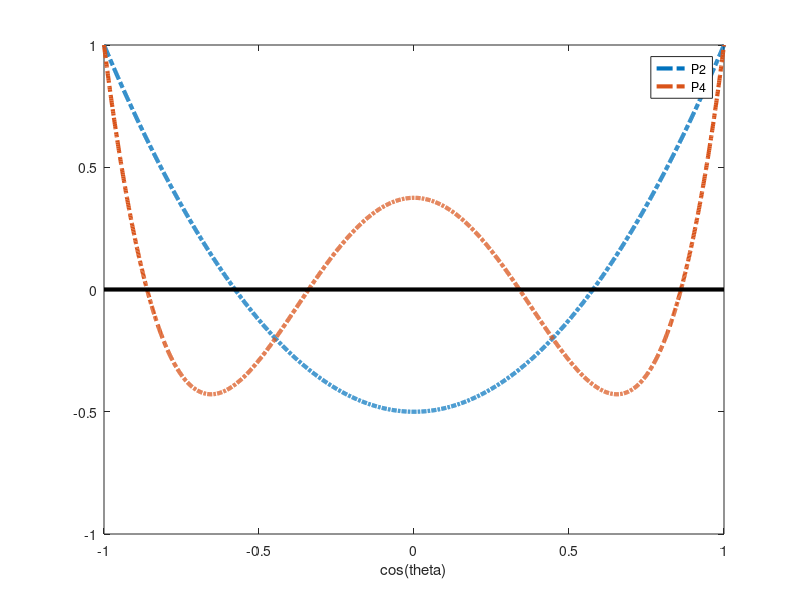

This figure's MATLAB source:
x = -1:0.001:1;
p2 = 0.5*(3*x.^2-1);
p4 = 0.125*(35*x.^4-30*x.^2+3);
plot(x,p2,'-.','LineWidth',3);
hold on
plot(x,p4,'-.','LineWidth',3);
plot([-1,1],[0,0],'k-','LineWidth',3);
legend('P2','P4');
xlabel('cos(theta)');
